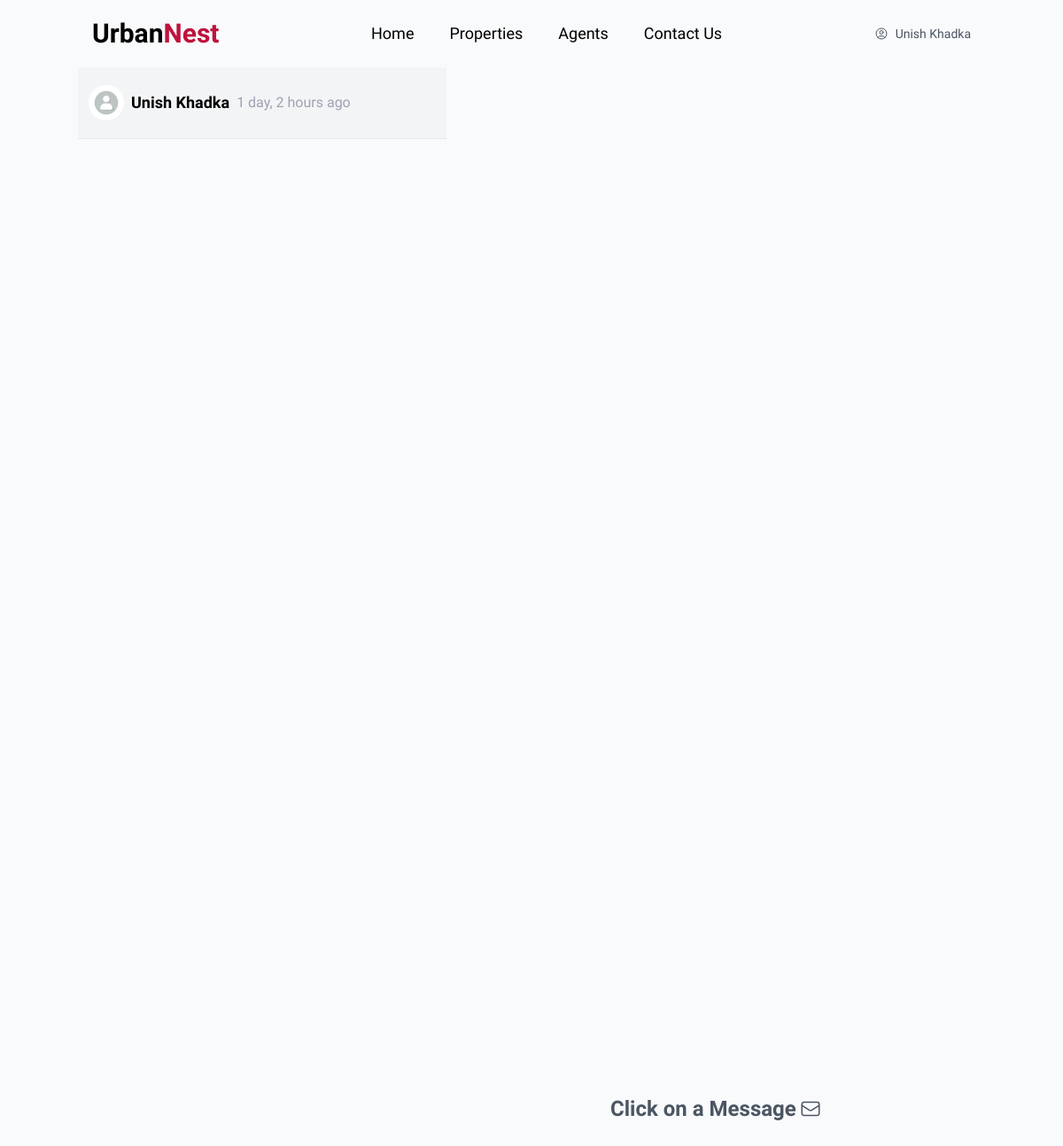
Page /inbox/ (signed in) on the committed database.
### users/models.py (models this page shows, shortened)
class CustomUser(AbstractBaseUser, PermissionsMixin):
    id = models.CharField(
        _("ID"), primary_key=True, max_length=22, default=shortuuid.uuid, editable=False
    )
    email = models.EmailField(_("Email Address"), unique=True)
    full_name = models.CharField(_("Full Name"), max_length=100)
    phone = models.CharField(_("Phone Number"), max_length=15, null=True, blank=True)
    profile_image = models.ImageField(
        _("Profile Image"),
        upload_to="profile/",
        default="profile/default.png",
        null=True,
        blank=True,
    )
    is_active = models.BooleanField(_("Is Active"), default=True)
    is_staff = models.BooleanField(_("Is Staff"), default=False)
    is_agent = models.BooleanField(_("Is Agent"), default=False)
    date_joined = models.DateTimeField(_("Date Joined"), default=timezone.now)
    objects = CustomUserManager()
    USERNAME_FIELD = "email"
    REQUIRED_FIELDS = ["full_name"]
    class Meta:
        verbose_name = _("User")
        verbose_name_plural = _("Users")
        ordering = ["-date_joined"]

### spacenest/models.py (models this page shows)
class Mailbox(models.Model):
    id = models.CharField(
        _("ID"), primary_key=True, max_length=22, default=shortuuid.uuid, editable=False
    )
    sender = models.ForeignKey(
        User, on_delete=models.CASCADE, related_name="sent_messages_mailbox"
    )
    receiver = models.ForeignKey(
        User, on_delete=models.CASCADE, related_name="received_messages_mailbox"
    )
    phone = models.CharField(_("Phone"), max_length=120, null=True, blank=True)
    date = models.CharField(_("Date"), max_length=120, null=True, blank=True)
    created_at = models.DateTimeField(_("Sent Date"), auto_now_add=True)
    class Meta:
        verbose_name_plural = "Mailbox"
        ordering = ["-created_at"]
    def __str__(self):
        return f"Sent by {self.sender.full_name} to {self.receiver.full_name}"

### spacenest/views.py (the view)
# urls.py: path("inbox/", inbox, name="inbox"),
def inbox(request):
    mailboxes = Mailbox.objects.select_related("sender", "receiver").filter(
        Q(receiver=request.user) | Q(sender=request.user)
    )
    latest_messages = {}
    for mail in mailboxes:
        latest_message = Message.objects.filter(mailbox=mail).last()
        latest_messages[mail.id] = latest_message  # Store by mailbox ID
        opposite_user = mail.sender if mail.receiver == request.user else mail.receiver
    print(
        latest_message,
    )
    context = {
        "mailboxes": mailboxes,
        "latest_message": latest_message if latest_message else None,
        "opposite_user": opposite_user,
    }
    return render(request, "spacenest/inbox.html", context)

### spacenest/context_processors.py (called while the page is built)
def inbox(request):
    mails = None
    if request.user.is_authenticated:
        try:
            mails = Mailbox.objects.filter(receiver=request.user)
            return {"mails": mails}
        except Mailbox.DoesNotExist:
            return {"mails": 0}
    return {"mails": mails}

### spacenest/models.py (called while the page is built)
    def __str__(self):
        return f"{self.mailbox}"

### spacenest/templates/spacenest/inbox.html (shortened to what this page needs)
{% extends "main.html" %} {% block content %}
<main class="hidden md:flex w-full min-h-screen container mx-auto">
  <div class="md:w-[700px]">{% include "spacenest/inbox_sidebar.html" %}</div>
  <div class="flex items-center w-full justify-center">
    <h1 class="flex items-center gap-1 text-2xl font-bold text-gray-600">
      <span>Click on a Message </span
      >
    </h1>
  </div>
</main>
{% endblock content %}

### templates/navbar.html (shortened to what this page needs)
<nav class="container mx-auto z-10 px-4" id="navbar">
  <div class="relative flex items-center justify-between py-5">
    <a href="{% url 'index' %}" class="text-3xl font-bold">
      Urban<span class="text-rose-700">Nest</span>
    </a>
    <div class="hidden lg:flex items-center space-x-10">
      <a href="{% url 'index' %}" class="text-lg hover:text-rose-700">Home</a>
      <a href="{% url 'properties' %}" class="text-lg hover:text-rose-700"
        >Properties</a
      >
      <a href="{% url 'agents' %}" class="text-lg hover:text-rose-700"
        >Agents</a
      >
      <a href="{% url 'contact' %}" class="text-lg hover:text-rose-700"
        >Contact Us</a
      >
    </div>
    <div class="hidden lg:flex items-center space-x-6">
      {% if request.user.is_authenticated %}
      <button
        id="user-menu-toggle"
        class="py-2 text-sm text-gray-600 hover:bg-gray-50 hover:text-gray-700 cursor-pointer rounded-md flex items-center gap-2"
      >
        <span>{{ request.user.full_name }}</span>
      </button>
      {% endif %}
    </div>
  </div>
</nav>

### spacenest/templates/spacenest/inbox_sidebar.html (shortened to what this page needs)
<section class="flex flex-col w-full bg-gray-50 md:min-h-screen overflow-y-scroll">
    <div class="divide-y">
 {% if mailboxes %}
 {% for mail in mailboxes %}
 <div class="transition bg-gray-100 hover:bg-indigo-100 px-3 border-b">
 <a href="{% url "inbox_single" mail.id %}">
   <div  class="flex justify-between items-center py-5">
    <div class="flex items-center gap-2">
      <img src="{{opposite_user.profile_image.url}}" alt="profile" class="w-10 h-10 rounded-full object-cover">
      <div>
        <h3 class="text-lg font-semibold">{{opposite_user.full_name}}</h3>
     </div>
     <p class="text-md text-gray-400">{{mail.created_at|timesince}} ago</p>
   </div>
 </a>
</div>
 {% endfor %}
 {% endif %}
    </div>
  </section>

### rows in the picture
CustomUser: user.full_name "Unish Khadka"
Mailbox: profile_image (placeholder picture), created_at "1 day, 2 hours"
CustomUser: full_name "Unish Khadka"
